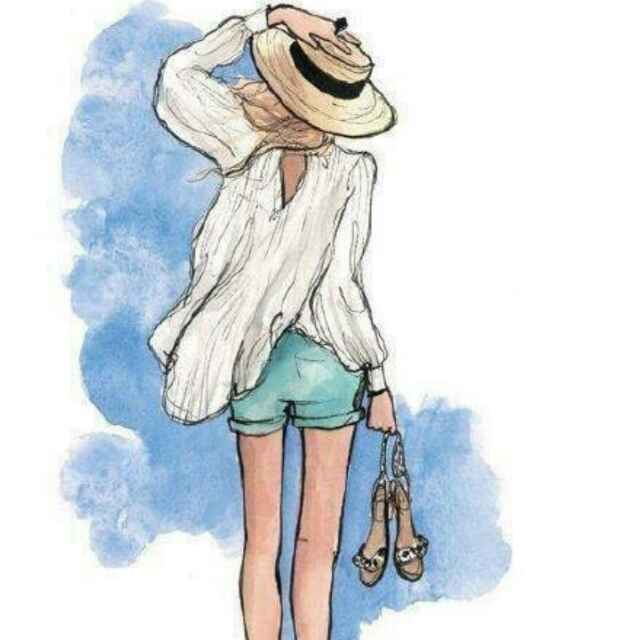
#> input picture avatar.jpg, 640 x 640 px
$ python circular_thumbnail.py   (older library calls are emulated)
#> lines starting #> are read from the running program, lines starting #| are printed output that depends on the picture
from PIL import Image, ImageOps, ImageDraw

im = Image.open('avatar.jpg')
#> im is the input picture: PIL image 640x640 RGB; mean R, G, B 216.5, 221.6, 225.4
im = im.resize((120, 120));
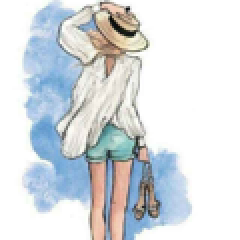
#> im: PIL image 120x120 RGB (shown 2 times larger); mean R, G, B 216.5, 221.6, 225.4
bigsize = (im.size[0] * 3, im.size[1] * 3)
#> bigsize = (360, 360)
mask = Image.new('L', bigsize, 0)
#> mask: PIL image 360x360 L; every value is 0
draw = ImageDraw.Draw(mask)
draw.ellipse((0, 0) + bigsize, fill=255)
mask = mask.resize(im.size, Image.ANTIALIAS)
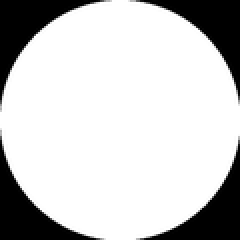
#> mask: PIL image 120x120 L (shown 2 times larger); min 0, max 255, mean 201.2
im.putalpha(mask)
#> im: PIL image 120x120 RGBA

output = ImageOps.fit(im, mask.size, centering=(0.5, 0.5))
output.putalpha(mask)
output.save('output.png')

background = Image.open('back.jpg')
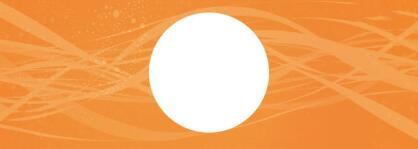
#> input picture back.jpg, 418 x 149 px
#> background is the input picture: PIL image 418x149 RGB; mean R, G, B 243.7, 166.7, 98.6
background.paste(im, (150, 10), im)
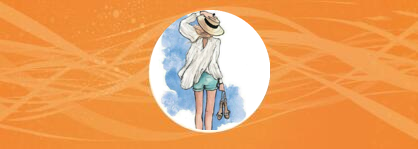
#> background: PIL image 418x149 RGB; mean R, G, B 235.3, 159.8, 93.1
background.save('overlap.png')
